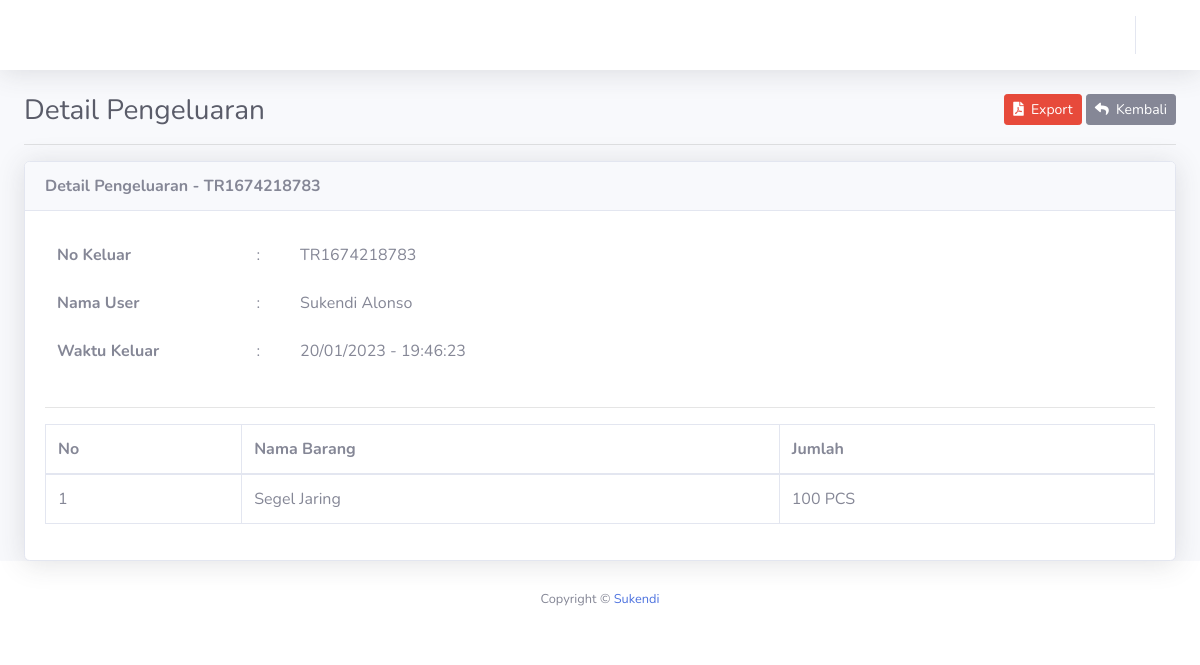
The app's page /pengeluaran/detail/TR1674218783 with its own data.
### tables this page shows
CREATE TABLE `pengeluaran` (
  `id` int(11) NOT NULL,
  `no_keluar` varchar(25) DEFAULT NULL,
  `tgl_keluar` varchar(25) DEFAULT NULL,
  `jam_keluar` varchar(10) DEFAULT NULL,
  `nama` varchar(80) DEFAULT NULL,
  `nama_user` varchar(80) DEFAULT NULL
);

CREATE TABLE `detail_keluar` (
  `no_keluar` varchar(25) DEFAULT NULL,
  `nama_barang` varchar(80) DEFAULT NULL,
  `jumlah` int(11) DEFAULT NULL,
  `satuan` varchar(20) DEFAULT NULL
);

### application/controllers/Pengeluaran.php (called while the page is built, shortened)
<?php
class Pengeluaran extends CI_Controller{
	public function __construct(){
		$this->data['aktif'] = 'pengeluaran';
		$this->load->model('M_barang', 'm_barang');
		$this->load->model('M_pengguna', 'm_pengguna');
		$this->load->model('M_user', 'm_user');
		$this->load->model('M_pengeluaran', 'm_pengeluaran');
		$this->load->model('M_detail_keluar', 'm_detail_keluar');
	}
	public function detail($no_keluar){
		$this->data['title'] = 'Detail Pengeluaran';
		$this->data['pengeluaran'] = $this->m_pengeluaran->lihat_no_keluar($no_keluar);
		$this->data['all_detail_keluar'] = $this->m_detail_keluar->lihat_no_keluar($no_keluar);
		$this->data['no'] = 1;
		$this->load->view('pengeluaran/detail', $this->data);
	}
}
?>

### index.php (called while the page is built, shortened)
<?php
require_once BASEPATH.'core/CodeIgniter.php';

### application/models/M_pengeluaran.php (called while the page is built, shortened)
<?php
class M_pengeluaran extends CI_Model {
	protected $_table = 'pengeluaran';
	public function lihat_no_keluar($no_keluar){
		return $this->db->get_where($this->_table, ['no_keluar' => $no_keluar])->row();
	}
}

### application/models/M_detail_keluar.php (called while the page is built, shortened)
<?php
class M_detail_keluar extends CI_Model {
	protected $_table = 'detail_keluar';
	public function lihat_no_keluar($no_keluar){
		return $this->db->get_where($this->_table, ['no_keluar' => $no_keluar])->result();
	}
}

### application/views/pengeluaran/detail.php (the view, shortened to what this page needs)
<!DOCTYPE html>
<html lang="en">
<head>
</head>
<body id="page-top">
	<div id="wrapper">
		<div id="content-wrapper" class="d-flex flex-column">
			<div id="content" data-url="<?= base_url('pengeluaran') ?>">
				<div class="container-fluid">
				<div class="clearfix">
					<div class="float-left">
						<h1 class="h3 m-0 text-gray-800"><?= $title ?></h1>
					</div>
					<div class="float-right">
						<a href="<?= base_url('pengeluaran/export') ?>" target="_blank" class="btn btn-danger btn-sm"><i class="fa fa-file-pdf"></i>&nbsp;&nbsp;Export</a>
						<a href="<?= base_url('pengeluaran') ?>" class="btn btn-secondary btn-sm"><i class="fa fa-reply"></i>&nbsp;&nbsp;Kembali</a>
					</div>
				</div>
				<hr>
				<div class="card shadow">
					<div class="card-header"><strong><?= $title ?> - <?= $pengeluaran->no_keluar ?></strong></div>
					<div class="card-body">
						<div class="row">
							<div class="col-md-6">
								<table class="table table-borderless">
									<tr>
										<td><strong>No Keluar</strong></td>
										<td>:</td>
										<td><?= $pengeluaran->no_keluar ?></td>
									</tr>
									<tr>
										<td><strong>Nama User</strong></td>
										<td>:</td>
										<td><?= $pengeluaran->nama_user ?></td>
									</tr>
									<tr>
										<td><strong>Waktu Keluar</strong></td>
										<td>:</td>
										<td><?= $pengeluaran->tgl_keluar ?> - <?= $pengeluaran->jam_keluar ?></td>
									</tr>
								</table>
							</div>
						</div>
						<hr>
						<div class="row">
							<div class="col-md-12">
								<table class="table table-bordered">
									<thead>
										<tr>
											<td><strong>No</strong></td>
											<td><strong>Nama Barang</strong></td>
											<td><strong>Jumlah</strong></td>
										</tr>
									</thead>
									<tbody>
										<?php foreach ($all_detail_keluar as $detail_keluar): ?>
											<tr>
												<td><?= $no++ ?></td>
												<td><?= $detail_keluar->nama_barang ?></td>
												<td><?= $detail_keluar->jumlah ?> <?= strtoupper($detail_keluar->satuan) ?></td>
											</tr>
										<?php endforeach ?>
									</tbody>
								</table>
							</div>
						</div>
					</div>
				</div>
				</div>
			</div>
		</div>
	</div>
</body>
</html>

### records on screen
pengeluaran: no_keluar "TR1674218783", nama_user "Sukendi Alonso", tgl_keluar "20/01/2023", jam_keluar "19:46:23"
detail_keluar: nama_barang "Segel Jaring", jumlah "100", satuan "PCS"

### other values on screen
$title "Detail Pengeluaran"
